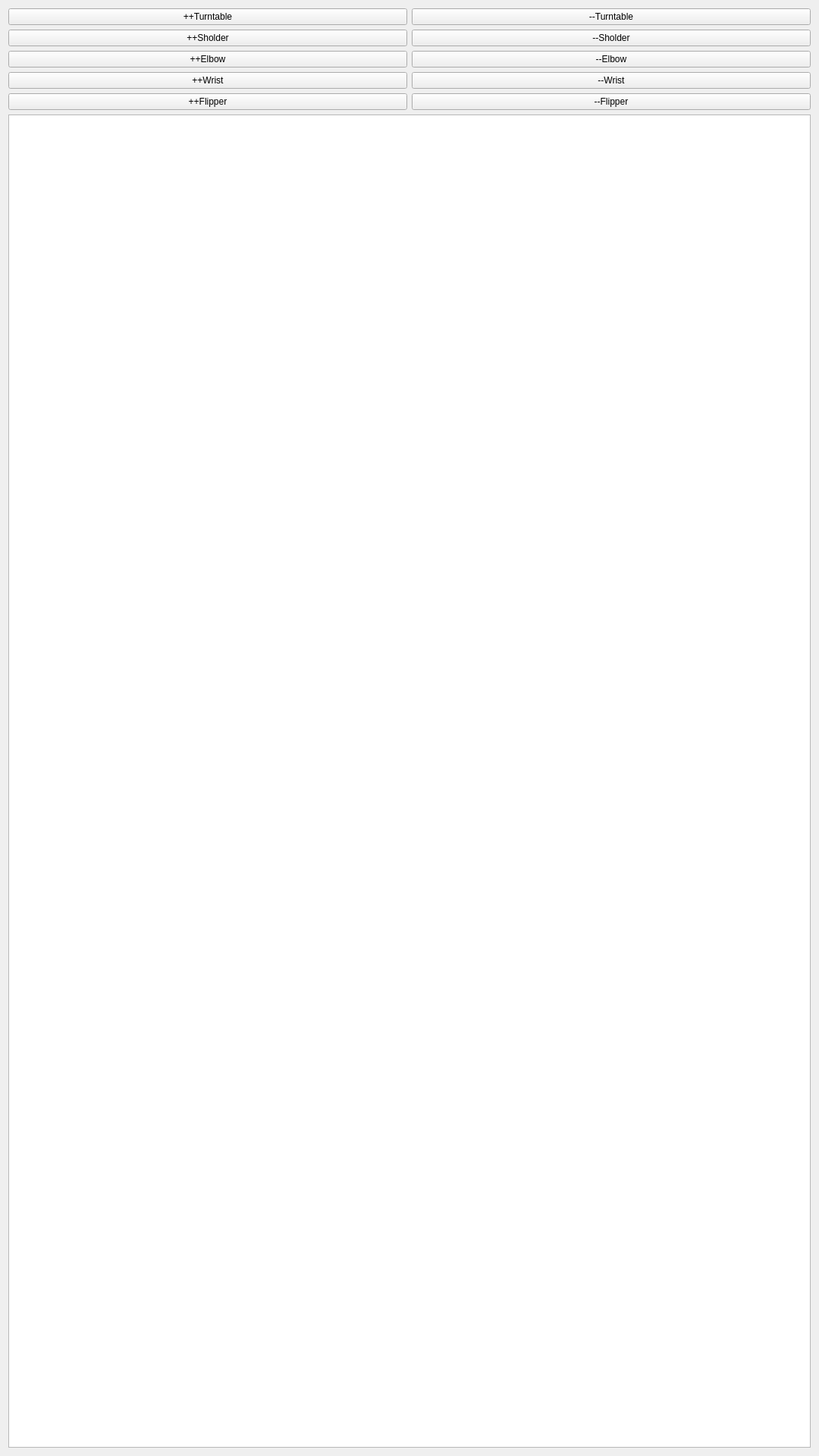
<?xml version="1.0" encoding="UTF-8"?>
<ui version="4.0">
 <class>UdpServer</class>
 <widget class="QWidget" name="UdpServer">
  <property name="geometry">
   <rect>
    <x>0</x>
    <y>0</y>
    <width>1080</width>
    <height>1920</height>
   </rect>
  </property>
  <property name="sizePolicy">
   <sizepolicy hsizetype="Maximum" vsizetype="Maximum">
    <horstretch>0</horstretch>
    <verstretch>0</verstretch>
   </sizepolicy>
  </property>
  <property name="maximumSize">
   <size>
    <width>1080</width>
    <height>1920</height>
   </size>
  </property>
  <property name="cursor">
   <cursorShape>CrossCursor</cursorShape>
  </property>
  <property name="windowTitle">
   <string>UdpServer</string>
  </property>
  <layout class="QGridLayout" name="gridLayout_2">
   <item row="0" column="0">
    <layout class="QGridLayout" name="gridLayout">
     <item row="7" column="1">
      <widget class="QPushButton" name="Flipper2">
       <property name="sizePolicy">
        <sizepolicy hsizetype="Minimum" vsizetype="Minimum">
         <horstretch>0</horstretch>
         <verstretch>0</verstretch>
        </sizepolicy>
       </property>
       <property name="text">
        <string>--Flipper</string>
       </property>
      </widget>
     </item>
     <item row="7" column="0">
      <widget class="QPushButton" name="Flipper1">
       <property name="sizePolicy">
        <sizepolicy hsizetype="Minimum" vsizetype="Minimum">
         <horstretch>0</horstretch>
         <verstretch>0</verstretch>
        </sizepolicy>
       </property>
       <property name="text">
        <string>++Flipper</string>
       </property>
      </widget>
     </item>
     <item row="5" column="0">
      <widget class="QPushButton" name="Elbow1">
       <property name="sizePolicy">
        <sizepolicy hsizetype="Minimum" vsizetype="Minimum">
         <horstretch>0</horstretch>
         <verstretch>0</verstretch>
        </sizepolicy>
       </property>
       <property name="text">
        <string>++Elbow</string>
       </property>
      </widget>
     </item>
     <item row="0" column="1">
      <widget class="QPushButton" name="Turntable2">
       <property name="sizePolicy">
        <sizepolicy hsizetype="Minimum" vsizetype="Minimum">
         <horstretch>0</horstretch>
         <verstretch>0</verstretch>
        </sizepolicy>
       </property>
       <property name="text">
        <string>--Turntable</string>
       </property>
      </widget>
     </item>
     <item row="6" column="1">
      <widget class="QPushButton" name="Wrist2">
       <property name="sizePolicy">
        <sizepolicy hsizetype="Minimum" vsizetype="Minimum">
         <horstretch>0</horstretch>
         <verstretch>0</verstretch>
        </sizepolicy>
       </property>
       <property name="text">
        <string>--Wrist</string>
       </property>
      </widget>
     </item>
     <item row="5" column="1">
      <widget class="QPushButton" name="Elbow2">
       <property name="sizePolicy">
        <sizepolicy hsizetype="Minimum" vsizetype="Minimum">
         <horstretch>0</horstretch>
         <verstretch>0</verstretch>
        </sizepolicy>
       </property>
       <property name="text">
        <string>--Elbow</string>
       </property>
      </widget>
     </item>
     <item row="6" column="0">
      <widget class="QPushButton" name="Wrist1">
       <property name="sizePolicy">
        <sizepolicy hsizetype="Minimum" vsizetype="Minimum">
         <horstretch>0</horstretch>
         <verstretch>0</verstretch>
        </sizepolicy>
       </property>
       <property name="text">
        <string>++Wrist</string>
       </property>
      </widget>
     </item>
     <item row="3" column="0">
      <widget class="QPushButton" name="Sholder1">
       <property name="sizePolicy">
        <sizepolicy hsizetype="Minimum" vsizetype="Minimum">
         <horstretch>0</horstretch>
         <verstretch>0</verstretch>
        </sizepolicy>
       </property>
       <property name="text">
        <string>++Sholder</string>
       </property>
      </widget>
     </item>
     <item row="3" column="1">
      <widget class="QPushButton" name="Sholder2">
       <property name="sizePolicy">
        <sizepolicy hsizetype="Minimum" vsizetype="Minimum">
         <horstretch>0</horstretch>
         <verstretch>0</verstretch>
        </sizepolicy>
       </property>
       <property name="text">
        <string>--Sholder</string>
       </property>
      </widget>
     </item>
     <item row="0" column="0">
      <widget class="QPushButton" name="Turntable1">
       <property name="sizePolicy">
        <sizepolicy hsizetype="Minimum" vsizetype="Minimum">
         <horstretch>0</horstretch>
         <verstretch>0</verstretch>
        </sizepolicy>
       </property>
       <property name="text">
        <string>++Turntable</string>
       </property>
      </widget>
     </item>
    </layout>
   </item>
   <item row="1" column="0">
    <widget class="QListWidget" name="listWidget"/>
   </item>
  </layout>
 </widget>
 <layoutdefault spacing="6" margin="11"/>
 <resources/>
 <connections/>
</ui>
